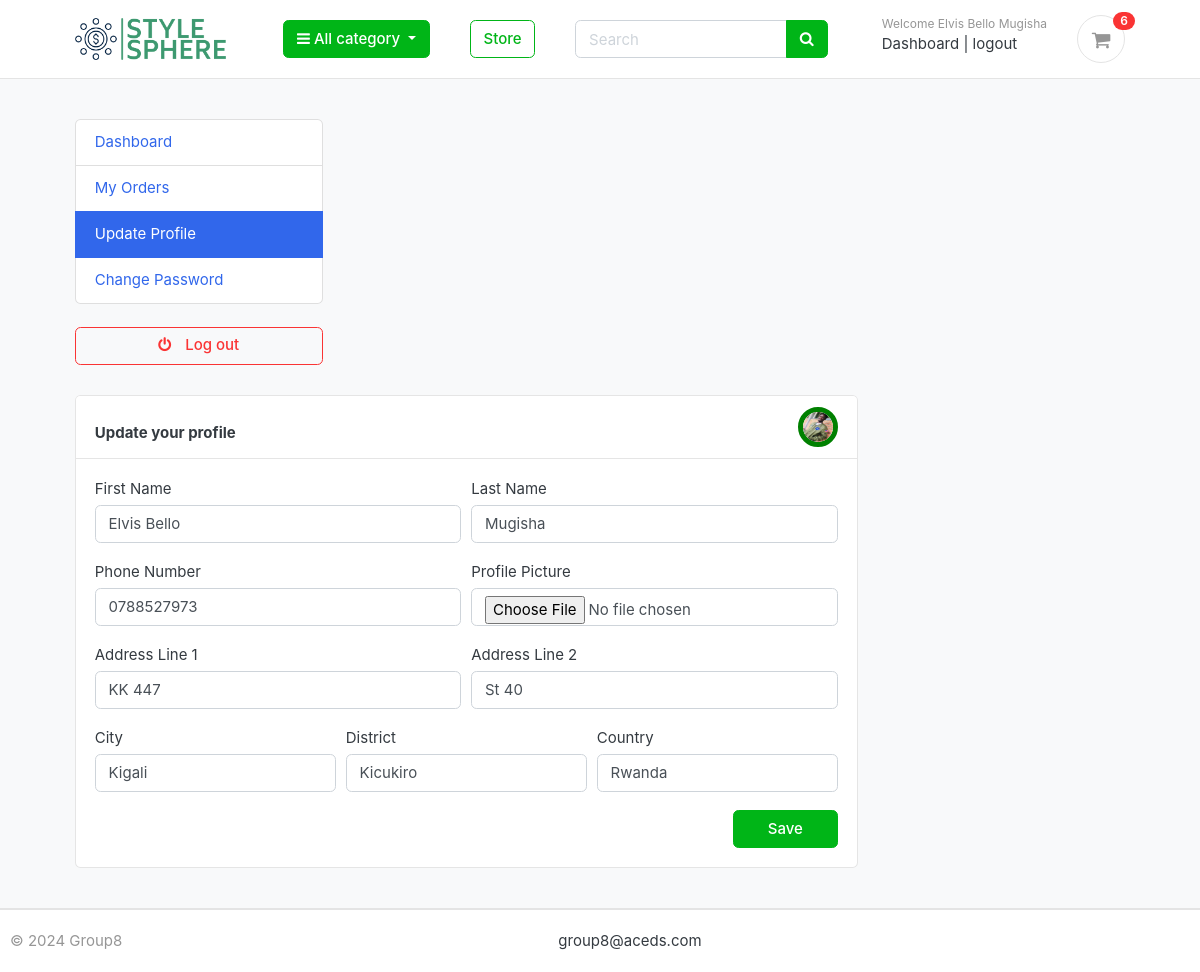
Screenshot of /accounts/update_profile/ (signed in) with the database file from the repository.
### accounts/models.py (models this page shows, shortened)
class Account(AbstractBaseUser):
    first_name = models.CharField(max_length=100)
    last_name = models.CharField(max_length=100)
    username = models.CharField(max_length=100, unique=True)
    email = models.EmailField(max_length=250, unique=True)
    phone_number = models.CharField(max_length=20)
    date_created = models.DateTimeField(auto_now_add=True)
    last_login = models.DateTimeField(auto_now_add=True)
    is_admin = models.BooleanField(default=False)
    is_staff = models.BooleanField(default=False)
    is_active = models.BooleanField(default=False)
    is_superadmin = models.BooleanField(default=False)
    USERNAME_FIELD = 'email'
    REQUIRED_FIELDS = ['username', 'first_name', 'last_name']
    objects = MyAccountManager()
    def full_name(self):
        return f'{self.first_name} {self.last_name}'

class UserProfile(models.Model):
    user = models.OneToOneField(Account, on_delete=models.CASCADE)
    address_line_1 = models.CharField(max_length=200, blank=True)
    address_line_2 = models.CharField(max_length=200, blank=True)
    profile_picture = models.ImageField(
        blank=True, upload_to='photos/userprofile')
    city = models.CharField(max_length=200, blank=True)
    district = models.CharField(max_length=200, blank=True)
    country = models.CharField(max_length=150, blank=True)
    date_created = models.DateTimeField(auto_now_add=True)
    date_updated = models.DateTimeField(auto_now=True)

### accounts/views.py (the view)
# urls.py: path('update_profile/', views.update_profile, name='update_profile'),
@login_required(login_url='login')
def update_profile(request):
    try:
        userprofile = UserProfile.objects.get(user=request.user)
    except UserProfile.DoesNotExist:
        userprofile = None
    if request.method == 'POST':
        user_form = UserForm(request.POST, instance=request.user)
        if userprofile:
            profile_form = UserProfileForm(
                request.POST, request.FILES, instance=userprofile)
        else:
            profile_form = UserProfileForm(request.POST, request.FILES)
        if user_form.is_valid() and profile_form.is_valid():
            user_form.save()
            if profile_form:
                if userprofile:
                    profile_form.save()
                else:
                    new_profile = profile_form.save(commit=False)
                    new_profile.user = request.user
                    new_profile.save()
            messages.success(request, 'Your profile has been updated.')
            return redirect('update_profile')
    else:
        user_form = UserForm(instance=request.user)
        if userprofile:
            profile_form = UserProfileForm(instance=userprofile)
        else:
            profile_form = UserProfileForm()
    context = {
        'user_form': user_form,
        'profile_form': profile_form,
        'userprofile': userprofile,
    }
    template_name = 'accounts/update_profile.html'
    return render(request, template_name, context)

### accounts/forms.py
class UserForm(forms.ModelForm):
    class Meta:
        model = Account
        fields = (
            'first_name', 'last_name', 'phone_number'
        )
    def __init__(self, *args, **kwargs):
        super(UserForm, self).__init__(*args, **kwargs)
        for field in self.fields:
            self.fields[field].widget.attrs['class'] = 'form-control'

class UserProfileForm(forms.ModelForm):
    profile_picture = forms.ImageField(required=False, error_messages = {'invalid':("Image files only")}, widget=forms.FileInput)
    class Meta:
        model = UserProfile
        fields = (
            'address_line_1', 'address_line_2', 'city', 'district', 'country', 'profile_picture'
        )
    def __init__(self, *args, **kwargs):
        super(UserProfileForm, self).__init__(*args, **kwargs)
        for field in self.fields:
            self.fields[field].widget.attrs['class'] = 'form-control'

### carts/context_processors.py (called while the page is built)
def counter(request):
    cart_count = 0
    if 'admin' in request.path:
        return {}
    else:
        try:
            cart = Cart.objects.filter(cart_id=_cart_id(request))
            if request.user.is_authenticated:
                cart_items = CartItem.objects.all().filter(user=request.user)
            else:
                cart_items = CartItem.objects.all().filter(cart=cart[:1])
            for cart_item in cart_items:
                cart_count += cart_item.quantity
        except Cart.DoesNotExist:
            cart_count = 0
    return dict(cart_count=cart_count)

### carts/views.py (called while the page is built)
def _cart_id(request):
    cart = request.session.session_key
    if not cart:
        cart = request.session.create()
    return cart

### store/context_processors.py (called while the page is built)
def menu_links(request):
    links = Category.objects.all()
    return dict(links=links)

### store/models.py (called while the page is built)
    def get_url(self):
        return reverse('products_by_category', args=[self.slug])

### templates/accounts/update_profile.html (shortened to what this page needs)
{% extends 'frontEnd/base.html' %} {% load static %} {% block content %}
<section class="section-conten padding-y bg">
  <div class="container-fluid">
    <div class="row">
      {% include 'frontEnd/includes/dashboard_sidebar.html' %}
      <main class="col-md-9">
        <article class="card">
          <header class="card-header">
            <strong class="d-inline-block mr-1" style="margin-top: 1em"
              >Update your profile</strong
            >
            <div class="float-right">
              <img
                class=""
                src="{{ userprofile.profile_picture.url }}"
                alt="Profile Picture"
                width="40"
                height="40"
                style="border-radius: 50px; border: 5px solid green;"
              />
            </div>
          </header>
          <div class="card-body">
            <div class="row">
              <div class="col-md-12">
                <form
                  action="{% url 'update_profile' %}"
                  method="POST"
                  enctype="multipart/form-data"
                >
                  <div class="form-row">
                    <div class="form-group col-md-6">
                      <label> First Name </label>
                      {{ user_form.first_name }}
                    </div>
                    <div class="form-group col-md-6">
                      <label> Last Name </label>
                      {{ user_form.last_name }}
                    </div>
                    <div class="form-group col-md-6">
                      <label> Phone Number </label>
                      {{ user_form.phone_number }}
                    </div>
                    <div class="form-group col-md-6">
                      <label> Profile Picture </label>
                      {{ profile_form.profile_picture }}
                    </div>
                  </div>
                  <div class="form-row">
                    <div class="form-group col-md-6">
                      <label> Address Line 1 </label>
                      {{ profile_form.address_line_1 }}
                    </div>
                    <div class="form-group col-md-6">
                      <label> Address Line 2 </label>
                      {{ profile_form.address_line_2 }}
                    </div>
                  </div>
                  <div class="form-row">
                    <div class="form-group col-md-4">
                      <label> City </label>
                      {{ profile_form.city }}
                    </div>
                    <div class="form-group col-md-4">
                      <label> District </label>
                      {{ profile_form.district }}
                    </div>
                    <div class="form-group col-md-4">
                      <label> Country </label>
                      {{ profile_form.country }}
                    </div>
                  </div>
                  <input
                    style="width: 7em"
                    type="submit"
                    value="Save"
                    class="btn btn-success float-right"
                  />
                </form>
              </div>
            </div>
          </div>
        </article>
      </main>
    </div>
  </div>
</section>
{% endblock content %}

### templates/frontEnd/includes/navbar.html (shortened to what this page needs)
{% load static %}
<header class="section-header">
  <section class="header-main border-bottom">
    <div class="container-fluid">
      <div class="row align-items-center">
        <div class="col-lg-2 col-md-3 col-6">
          <a href="{% url 'home' %}" class="brand-wrap">
            <img class="logo" src="Users/phasetumurere/Downloads/logos/logo-color-on-transparent-background.png" />
          </a>
        </div>
        <div class="col-lg col-sm col-md col-6 flex-grow-0">
          <div class="category-wrap dropdown d-inline-block float-right">
            <button type="button" class="btn btn-success dropdown-toggle" data-toggle="dropdown">
              <i class="fa fa-bars"></i>
              All category
            </button>
          </div>
        </div>
        <a href="{% url 'store' %}" class="btn btn-outline-success"> Store </a>
        <div class="col-lg col-md-6 col-sm-12 col">
          <form action="{% url 'search' %}" class="search" method="GET">
            <div class="input-group w-100">
              <input type="text" class="form-control" name="keyword" style="width: 60%" placeholder="Search" />
              <div class="input-group-append">
                <button class="btn btn-success" type="submit">
                  <i class="fa fa-search"></i>
                </button>
              </div>
            </div>
          </form>
        </div>
        <div class="col-lg-3 col-sm-6 col-8 order-2 order-lg-3">
          <div class="d-flex justify-content-end mb-3 mb-lg-0">
            {% if user.id is None %}
            <div class="widget-header">
              <small class="title text-muted"> Welcome guest! </small>
              <div>
                <a href="{% url 'login' %}"> Sign in </a>
                <span class="dark-transp"> | </span>
                <a href="{% url 'register' %}"> Register </a>
              </div>
            </div>
            {% else %}
            <div class="widget-header">
              <small class="title text-muted">
                Welcome {{ user.full_name }}
              </small>
              <div>
                <a href="{% url 'dashboard' %}"> Dashboard </a>
                <span class="dark-transp"> | </span>
                <a href="{% url 'logout' %}"> logout </a>
              </div>
            </div>
            {% endif %}
            <a href="{% url 'cart' %}" class="widget-header pl-3 ml-3">
              <div class="icon icon-sm rounded-circle border">
                <i class="fa fa-shopping-cart"></i>
              </div>
              <span class="badge badge-pill badge-danger notify">{{ cart_count }}</span>
            </a>
          </div>
        </div>
      </div>
    </div>
  </section>
</header>

### static/css/ui.css (style rules this page uses)
html { font-family: "Inter", sans-serif; font-size: 15px; }
.icon-xs, .icon-sm, .icon-md, .icon-lg { display: inline-block; text-align: center; flex-shrink: 0; flex-grow: 0; }
.icon-sm { width: 48px; height: 48px; line-height: 48px !important; font-size: 20px; }
.padding-y { padding-top: 40px; padding-bottom: 40px; }
article:after, .form-group:after { display: block; clear: both; content: ""; }
.bg { background-color: #f8f9fa; }
.header-main { position: relative; padding-top: 1rem; padding-bottom: 1rem; }
.brand-wrap .logo, .navbar-brand .logo { margin-right: 7px; max-height: 42px; display: inline-block; }
.widget-header { display: inline-block; vertical-align: middle; position: relative; }
.widget-header a { color: #343a40; }
.widget-header i { color: #969696; }
.widget-header .title { display: block; }
.widget-header .notify { position: absolute; top: -3px; right: -10px; }
.notify { position: absolute; top: -4px; right: -10px; display: inline-block; padding: 0.25em 0.6em; font-size: 12px; line-height: 1; text-align: center; border-radius: 3rem; color: #fff; background-color: #fa3434; }

### rows the page displays
Account: full_name "Elvis Bello Mugisha", first_name "Elvis Bello", last_name "Mugisha", phone_number "0788527973"
UserProfile: profile_picture (picture), address_line_1 "KK 447", address_line_2 "St 40", city "Kigali", district "Kicukiro", country "Rwanda"

### other values shown
{{ cart_count }} "6"
